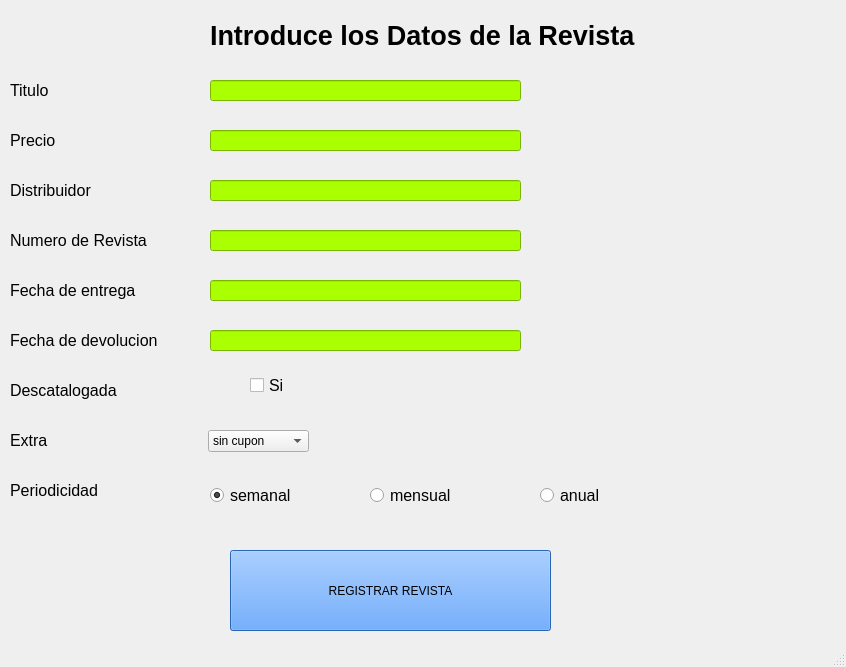
<?xml version="1.0" encoding="UTF-8"?>
<ui version="4.0">
 <class>MainWindow</class>
 <widget class="QMainWindow" name="MainWindow">
  <property name="geometry">
   <rect>
    <x>0</x>
    <y>0</y>
    <width>846</width>
    <height>667</height>
   </rect>
  </property>
  <property name="windowTitle">
   <string>MainWindow</string>
  </property>
  <widget class="QWidget" name="centralwidget">
   <widget class="QLabel" name="label">
    <property name="geometry">
     <rect>
      <x>210</x>
      <y>10</y>
      <width>491</width>
      <height>51</height>
     </rect>
    </property>
    <property name="font">
     <font>
      <pointsize>20</pointsize>
      <weight>75</weight>
      <bold>true</bold>
     </font>
    </property>
    <property name="text">
     <string>Introduce los Datos de la Revista</string>
    </property>
   </widget>
   <widget class="QLabel" name="label_2">
    <property name="geometry">
     <rect>
      <x>10</x>
      <y>70</y>
      <width>131</width>
      <height>41</height>
     </rect>
    </property>
    <property name="font">
     <font>
      <pointsize>12</pointsize>
     </font>
    </property>
    <property name="text">
     <string>Titulo</string>
    </property>
   </widget>
   <widget class="QLabel" name="label_3">
    <property name="geometry">
     <rect>
      <x>10</x>
      <y>120</y>
      <width>131</width>
      <height>41</height>
     </rect>
    </property>
    <property name="font">
     <font>
      <pointsize>12</pointsize>
     </font>
    </property>
    <property name="text">
     <string>Precio</string>
    </property>
   </widget>
   <widget class="QLabel" name="label_4">
    <property name="geometry">
     <rect>
      <x>10</x>
      <y>170</y>
      <width>161</width>
      <height>41</height>
     </rect>
    </property>
    <property name="font">
     <font>
      <pointsize>12</pointsize>
     </font>
    </property>
    <property name="text">
     <string>Distribuidor</string>
    </property>
   </widget>
   <widget class="QLineEdit" name="entrada_titulo_revista">
    <property name="geometry">
     <rect>
      <x>210</x>
      <y>80</y>
      <width>311</width>
      <height>21</height>
     </rect>
    </property>
    <property name="font">
     <font>
      <pointsize>11</pointsize>
     </font>
    </property>
    <property name="styleSheet">
     <string notr="true">background-color: rgb(255, 0, 0);
background-color: rgb(170, 255, 0);</string>
    </property>
    <property name="text">
     <string/>
    </property>
   </widget>
   <widget class="QLineEdit" name="entrada_precio_revista">
    <property name="geometry">
     <rect>
      <x>210</x>
      <y>130</y>
      <width>311</width>
      <height>21</height>
     </rect>
    </property>
    <property name="font">
     <font>
      <pointsize>11</pointsize>
     </font>
    </property>
    <property name="styleSheet">
     <string notr="true">background-color: rgb(170, 255, 0);</string>
    </property>
    <property name="text">
     <string/>
    </property>
   </widget>
   <widget class="QLineEdit" name="entrada_ditribuidor_revista">
    <property name="geometry">
     <rect>
      <x>210</x>
      <y>180</y>
      <width>311</width>
      <height>21</height>
     </rect>
    </property>
    <property name="font">
     <font>
      <pointsize>11</pointsize>
     </font>
    </property>
    <property name="styleSheet">
     <string notr="true">background-color: rgb(170, 255, 0);</string>
    </property>
    <property name="text">
     <string/>
    </property>
   </widget>
   <widget class="QPushButton" name="entrada_registrar_revista">
    <property name="geometry">
     <rect>
      <x>230</x>
      <y>550</y>
      <width>321</width>
      <height>81</height>
     </rect>
    </property>
    <property name="styleSheet">
     <string notr="true">alternate-background-color: rgb(61, 165, 255);
background-color: rgb(56, 142, 255);
border-color: rgb(32, 47, 255);</string>
    </property>
    <property name="text">
     <string>REGISTRAR REVISTA</string>
    </property>
   </widget>
   <widget class="QLineEdit" name="entrada_date_devolucion">
    <property name="geometry">
     <rect>
      <x>210</x>
      <y>330</y>
      <width>311</width>
      <height>21</height>
     </rect>
    </property>
    <property name="font">
     <font>
      <pointsize>11</pointsize>
     </font>
    </property>
    <property name="styleSheet">
     <string notr="true">background-color: rgb(170, 255, 0);</string>
    </property>
    <property name="text">
     <string/>
    </property>
   </widget>
   <widget class="QLineEdit" name="entrada_date_entrega">
    <property name="geometry">
     <rect>
      <x>210</x>
      <y>280</y>
      <width>311</width>
      <height>21</height>
     </rect>
    </property>
    <property name="font">
     <font>
      <pointsize>11</pointsize>
     </font>
    </property>
    <property name="styleSheet">
     <string notr="true">background-color: rgb(170, 255, 0);</string>
    </property>
    <property name="text">
     <string/>
    </property>
   </widget>
   <widget class="QLabel" name="label_5">
    <property name="geometry">
     <rect>
      <x>10</x>
      <y>270</y>
      <width>131</width>
      <height>41</height>
     </rect>
    </property>
    <property name="font">
     <font>
      <pointsize>12</pointsize>
     </font>
    </property>
    <property name="text">
     <string>Fecha de entrega</string>
    </property>
   </widget>
   <widget class="QLabel" name="label_7">
    <property name="geometry">
     <rect>
      <x>10</x>
      <y>220</y>
      <width>151</width>
      <height>41</height>
     </rect>
    </property>
    <property name="font">
     <font>
      <pointsize>12</pointsize>
     </font>
    </property>
    <property name="text">
     <string>Numero de Revista</string>
    </property>
   </widget>
   <widget class="QLabel" name="label_8">
    <property name="geometry">
     <rect>
      <x>10</x>
      <y>320</y>
      <width>161</width>
      <height>41</height>
     </rect>
    </property>
    <property name="font">
     <font>
      <pointsize>12</pointsize>
     </font>
    </property>
    <property name="text">
     <string>Fecha de devolucion</string>
    </property>
   </widget>
   <widget class="QLineEdit" name="entrada_numero_revista">
    <property name="geometry">
     <rect>
      <x>210</x>
      <y>230</y>
      <width>311</width>
      <height>21</height>
     </rect>
    </property>
    <property name="font">
     <font>
      <pointsize>11</pointsize>
     </font>
    </property>
    <property name="styleSheet">
     <string notr="true">background-color: rgb(170, 255, 0);</string>
    </property>
    <property name="text">
     <string/>
    </property>
   </widget>
   <widget class="QLabel" name="label_9">
    <property name="geometry">
     <rect>
      <x>10</x>
      <y>370</y>
      <width>161</width>
      <height>41</height>
     </rect>
    </property>
    <property name="font">
     <font>
      <pointsize>12</pointsize>
     </font>
    </property>
    <property name="text">
     <string>Descatalogada</string>
    </property>
   </widget>
   <widget class="QCheckBox" name="checbox_descatalogado">
    <property name="geometry">
     <rect>
      <x>250</x>
      <y>370</y>
      <width>151</width>
      <height>31</height>
     </rect>
    </property>
    <property name="font">
     <font>
      <pointsize>12</pointsize>
     </font>
    </property>
    <property name="text">
     <string>Si</string>
    </property>
   </widget>
   <widget class="QComboBox" name="combo_extra">
    <property name="geometry">
     <rect>
      <x>208</x>
      <y>430</y>
      <width>101</width>
      <height>22</height>
     </rect>
    </property>
    <item>
     <property name="text">
      <string>sin cupon</string>
     </property>
    </item>
    <item>
     <property name="text">
      <string>con cupon</string>
     </property>
    </item>
   </widget>
   <widget class="QLabel" name="label_10">
    <property name="geometry">
     <rect>
      <x>10</x>
      <y>420</y>
      <width>161</width>
      <height>41</height>
     </rect>
    </property>
    <property name="font">
     <font>
      <pointsize>12</pointsize>
     </font>
    </property>
    <property name="text">
     <string>Extra</string>
    </property>
   </widget>
   <widget class="QLabel" name="label_11">
    <property name="geometry">
     <rect>
      <x>10</x>
      <y>470</y>
      <width>161</width>
      <height>41</height>
     </rect>
    </property>
    <property name="font">
     <font>
      <pointsize>12</pointsize>
     </font>
    </property>
    <property name="text">
     <string>Periodicidad</string>
    </property>
   </widget>
   <widget class="QRadioButton" name="radio_semanal">
    <property name="geometry">
     <rect>
      <x>210</x>
      <y>480</y>
      <width>131</width>
      <height>31</height>
     </rect>
    </property>
    <property name="font">
     <font>
      <pointsize>12</pointsize>
     </font>
    </property>
    <property name="text">
     <string>semanal</string>
    </property>
    <property name="checked">
     <bool>true</bool>
    </property>
   </widget>
   <widget class="QRadioButton" name="radio_mensual">
    <property name="geometry">
     <rect>
      <x>370</x>
      <y>480</y>
      <width>161</width>
      <height>31</height>
     </rect>
    </property>
    <property name="font">
     <font>
      <pointsize>12</pointsize>
     </font>
    </property>
    <property name="text">
     <string>mensual</string>
    </property>
   </widget>
   <widget class="QRadioButton" name="radio_anual">
    <property name="geometry">
     <rect>
      <x>540</x>
      <y>480</y>
      <width>181</width>
      <height>31</height>
     </rect>
    </property>
    <property name="font">
     <font>
      <pointsize>12</pointsize>
     </font>
    </property>
    <property name="text">
     <string>anual</string>
    </property>
   </widget>
  </widget>
  <widget class="QStatusBar" name="statusbar"/>
 </widget>
 <tabstops>
  <tabstop>entrada_titulo_revista</tabstop>
  <tabstop>entrada_precio_revista</tabstop>
  <tabstop>entrada_ditribuidor_revista</tabstop>
  <tabstop>entrada_numero_revista</tabstop>
  <tabstop>entrada_date_entrega</tabstop>
  <tabstop>entrada_date_devolucion</tabstop>
  <tabstop>entrada_registrar_revista</tabstop>
 </tabstops>
 <resources/>
 <connections/>
</ui>
